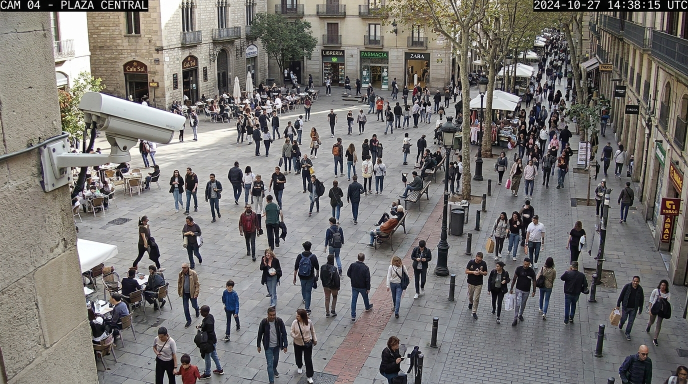
#> input picture backend/samples/sample.jpg, 1376 x 768 px (shown at 1/2 size); its folder holds only this picture in this run
$ python -i preprocess_service.py   (imports and definitions only)
#> lines starting #> are read from the running program, lines starting #| are printed output that depends on the picture
#> further down, picture is the input picture: shape (768, 1376, 3); mean B, G, R 113.7, 116, 118.9
import cv2
import numpy as np
import uuid
from pathlib import Path
from typing import Tuple, Dict, Any
from app.config import OUTPUTS_DIR, SAMPLES_DIR

# Stores the path to the most recently uploaded image for GET /preprocess
LATEST_IMAGE_PATH: Path | None = None

def get_latest_or_sample_image() -> np.ndarray:
    global LATEST_IMAGE_PATH
    if LATEST_IMAGE_PATH and LATEST_IMAGE_PATH.exists():
        img = cv2.imread(str(LATEST_IMAGE_PATH))
        if img is not None:
            return img

    sample_path = SAMPLES_DIR / "sample.jpg"
    if sample_path.exists():
        img = cv2.imread(str(sample_path))
        if img is not None:
            return img

    # Synthesize fallback crowd image if neither exists
    synthetic = np.full((400, 600, 3), 235, dtype=np.uint8)
    # Draw simple background and some person-like figures
    cv2.rectangle(synthetic, (0, 0), (600, 200), (200, 220, 240), -1)
    cv2.rectangle(synthetic, (0, 200), (600, 400), (180, 180, 180), -1)
    np.random.seed(42)
    for _ in range(50):
        x = np.random.randint(50, 550)
        y = np.random.randint(180, 380)
        cv2.circle(synthetic, (x, y - 20), 8, (50, 60, 80), -1) # Head
        cv2.ellipse(synthetic, (x, y), (12, 20), 0, 0, 360, (70, 90, 120), -1) # Body
    cv2.imwrite(str(sample_path), synthetic)
    return synthetic

def set_latest_image_path(path: Path):
    global LATEST_IMAGE_PATH
    LATEST_IMAGE_PATH = path

def run_preprocess_pipeline(image_bgr: np.ndarray) -> Dict[str, Any]:
    uid = uuid.uuid4().hex[:8]

    # 1. Original (scale if too large to max 1200 dimension)
    h, w = image_bgr.shape[:2]
#> h = 768; w = 1376
    scale = min(1.0, 1200.0 / max(w, h))
#> scale = 0.872
    if scale < 1.0:
        orig = cv2.resize(image_bgr, (int(w * scale), int(h * scale)), interpolation=cv2.INTER_AREA)
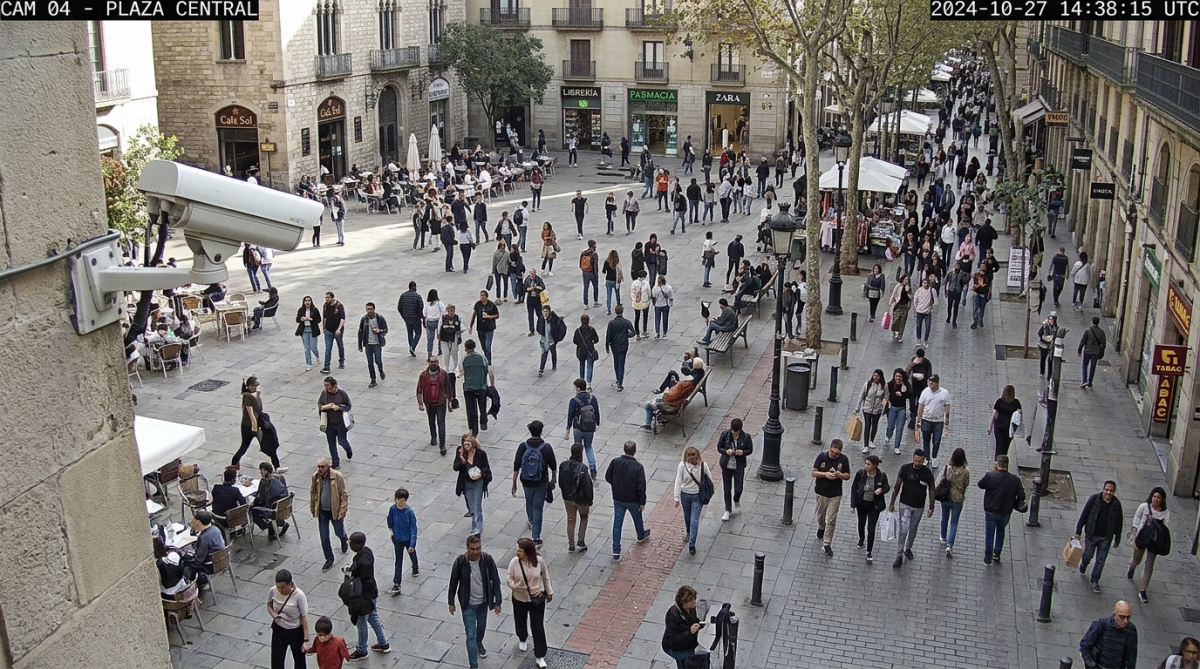
#> orig: shape (669, 1200, 3); mean B, G, R 113.7, 116, 118.9
    else:
        orig = image_bgr.copy()
    orig_path = OUTPUTS_DIR / f"prep_{uid}_orig.jpg"
    cv2.imwrite(str(orig_path), orig, [cv2.IMWRITE_JPEG_QUALITY, 90])

    # 2. Resized to 224x224
    resized = cv2.resize(image_bgr, (224, 224), interpolation=cv2.INTER_LINEAR)
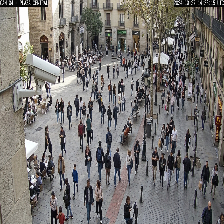
#> resized: shape (224, 224, 3); mean B, G, R 113.7, 116, 118.9
    resized_path = OUTPUTS_DIR / f"prep_{uid}_resized.png"
    cv2.imwrite(str(resized_path), resized)

    # 3. Grayscale (224x224)
    gray = cv2.cvtColor(resized, cv2.COLOR_BGR2GRAY)
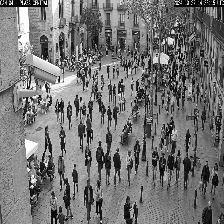
#> gray: shape (224, 224); min 0, max 255, mean 116.6
    gray_path = OUTPUTS_DIR / f"prep_{uid}_gray.png"
    cv2.imwrite(str(gray_path), gray)

    # 4. Equalized (224x224)
    equalized = cv2.equalizeHist(gray)
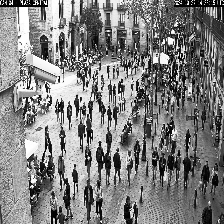
#> equalized: shape (224, 224); min 0, max 255, mean 128.1
    equalized_path = OUTPUTS_DIR / f"prep_{uid}_eq.png"
    cv2.imwrite(str(equalized_path), equalized)

    # 5. Compute 256-bin histograms
    hist_orig = cv2.calcHist([gray], [0], None, [256], [0, 256]).flatten().astype(int).tolist()
#> hist_orig = 256 values, max 494 at index 148, min 5 at index 255, mean 196
    hist_eq = cv2.calcHist([equalized], [0], None, [256], [0, 256]).flatten().astype(int).tolist()
#> hist_eq = 256 values, max 494 at index 175, min 0 at index 16, mean 196

    return {
        "original": f"/outputs/{orig_path.name}",
        "resized": f"/outputs/{resized_path.name}",
        "grayscale": f"/outputs/{gray_path.name}",
        "equalized": f"/outputs/{equalized_path.name}",
        "histograms": {
            "original": hist_orig,
            "equalized": hist_eq
        }
    }

>>> import cv2
>>> picture = cv2.imread('../samples/sample.jpg')
>>> result = run_preprocess_pipeline(picture)
#> result = 5 items
